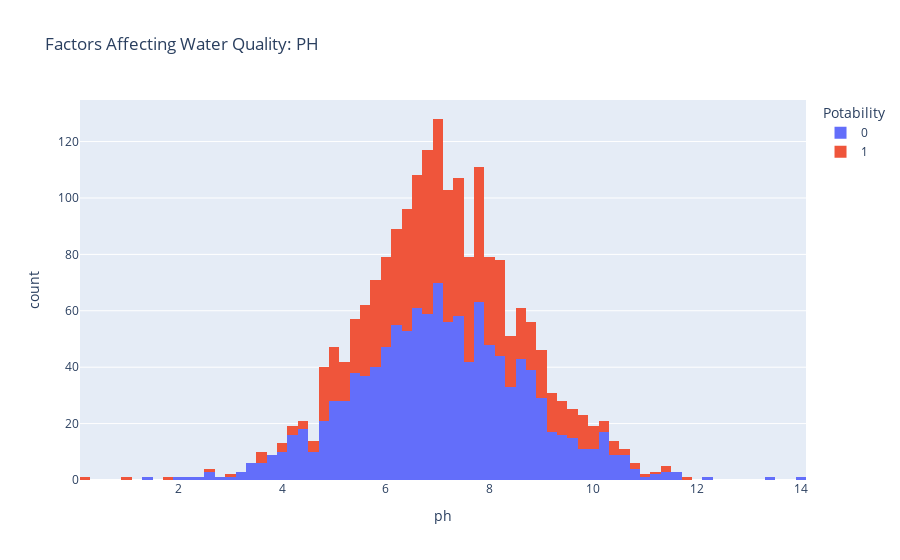

Notebook code cell kept with this figure:
### Code cell
figure = px.histogram(data, x = "ph", 
                      color = "Potability", 
                      title= "Factors Affecting Water Quality: PH")
figure.show()

### Figure 1 — Plotly figure (JSON) as saved in the notebook; plotly's stock layout.template omitted (floating-point values rounded to 4 significant figures; data arrays with more than 128 entries replaced by an {"elided": "..."} marker saying what was removed)
{"data": [{"alignmentgroup": "True", "bingroup": "x", "hovertemplate": "Potability=0<br>ph=%{x}<br>count=%{y}<extra></extra>", "legendgroup": "0", "marker": {"color": "#636efa", "pattern": {"shape": ""}}, "name": "0", "offsetgroup": "0", "orientation": "v", "showlegend": true, "type": "histogram", "x": {"elided": "1200 float values"}, "xaxis": "x", "yaxis": "y"}, {"alignmentgroup": "True", "bingroup": "x", "hovertemplate": "Potability=1<br>ph=%{x}<br>count=%{y}<extra></extra>", "legendgroup": "1", "marker": {"color": "#EF553B", "pattern": {"shape": ""}}, "name": "1", "offsetgroup": "1", "orientation": "v", "showlegend": true, "type": "histogram", "x": {"elided": "811 float values"}, "xaxis": "x", "yaxis": "y"}], "layout": {"barmode": "relative", "legend": {"title": {"text": "Potability"}, "tracegroupgap": 0}, "title": {"text": "Factors Affecting Water Quality: PH"}, "xaxis": {"anchor": "y", "domain": [0, 1], "title": {"text": "ph"}}, "yaxis": {"anchor": "x", "domain": [0, 1], "title": {"text": "count"}}}}
